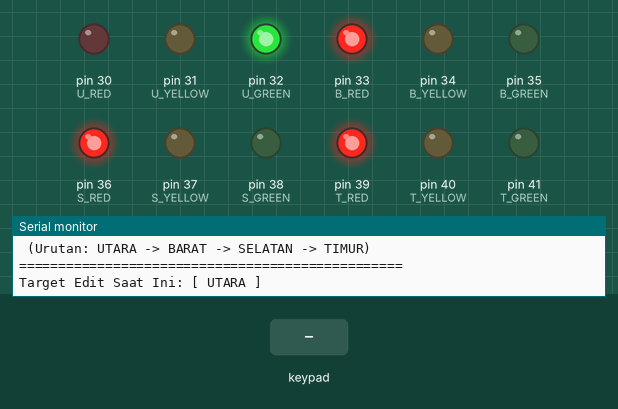
Recording of a program running on a simulated Arduino Mega 2560, built with avr-gcc and run on an emulated ATmega2560. Parts: output pins drawn as LEDs (lit = HIGH), the last lines printed to the serial monitor. The inputs (shaded band) are chosen by the test bench.

Above: at 1.2 s.
1.3 s: key '1' pressed
4.3 s: keypad keys 2 2 2 3 2 4 2 5 pressed 0.4 s apart
At 7.7 s:
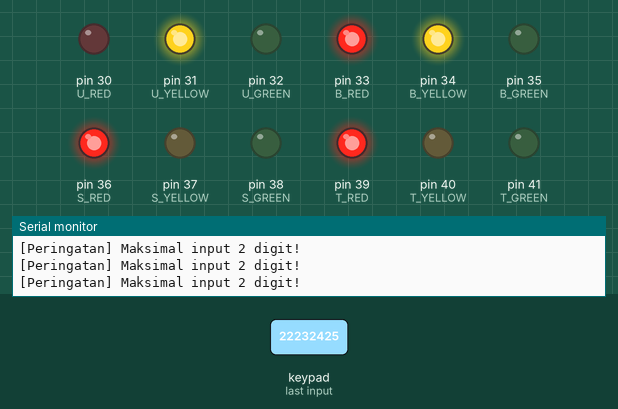
10.5 s: key 'A' pressed
At 11.6 s:
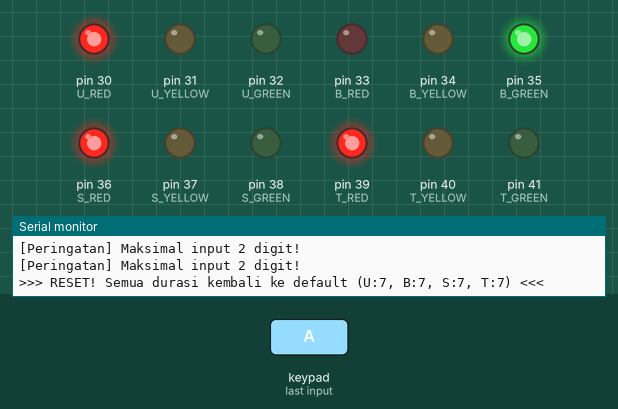
13.5 s: keypad keys 2 2 2 3 2 4 2 5 # pressed 0.4 s apart
At 16.9 s:
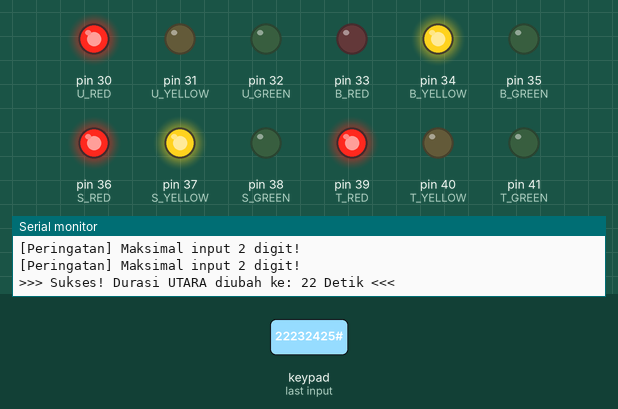
19.5 s: key 'B' pressed
At 20.4 s:
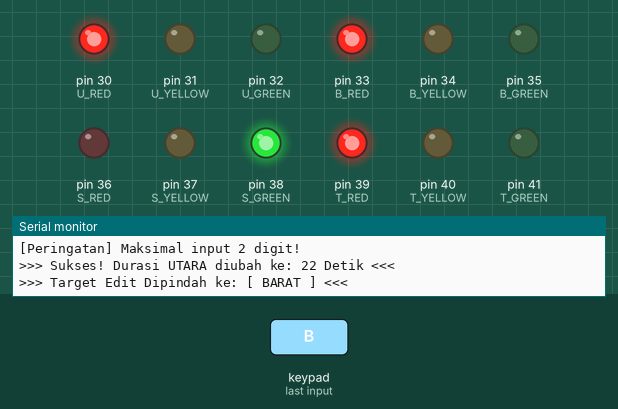
22.5 s: keypad keys 2 2 2 3 2 4 2 5 * pressed 0.4 s apart
Timing chart, 0 to 35.5 s (numbered marks = the images above; inputs shaded):
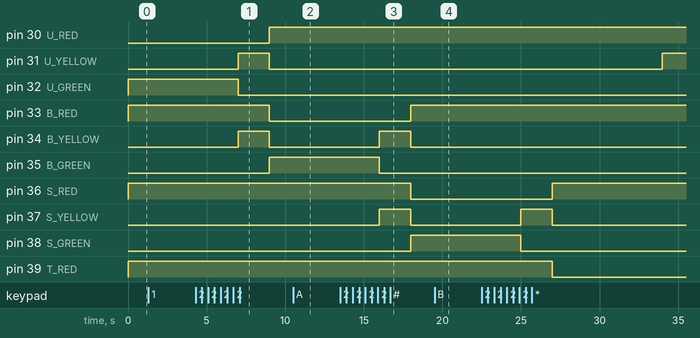

The program:

main.cpp
```cpp
#include <Arduino.h>
#include <Keypad.h>
#include <LiquidCrystal.h>

// --- PIN LAMPU 4 JALUR ---
const int U_RED = 30;
const int U_YELLOW = 31;
const int U_GREEN = 32;

const int B_RED = 33;
const int B_YELLOW = 34;
const int B_GREEN = 35;

const int S_RED = 36;
const int S_YELLOW = 37;
const int S_GREEN = 38;

const int T_RED = 39;
const int T_YELLOW = 40;
const int T_GREEN = 41;

// --- KONFIGURASI KEYPAD ---
const byte ROWS = 4;
const byte COLS = 4;

char keys[ROWS][COLS] = {
  {'1', '2', '3', 'A'},
  {'4', '5', '6', 'B'},
  {'7', '8', '9', 'C'},
  {'*', '0', '#', 'D'}
};

uint8_t rowpins[ROWS] = {22, 23, 24, 25};
uint8_t colpins[COLS] = {26, 27, 28, 29};

Keypad keypad = Keypad(makeKeymap(keys), rowpins, colpins, ROWS, COLS);

// --- DURASI DEFAULT MASING-MASING JALUR ---
const int DEF_UTARA   = 7;
const int DEF_BARAT   = 7;
const int DEF_SELATAN = 7;
const int DEF_TIMUR   = 7;

int durasiUtara   = DEF_UTARA;
int durasiBarat   = DEF_BARAT;
int durasiSelatan = DEF_SELATAN;
int durasiTimur   = DEF_TIMUR;

String inputBuffer = "";

// Enum untuk melacak target jalur yang sedang dipilih (berputar lewat tombol B)
enum TargetJalur {
  TARGET_UTARA,
  TARGET_BARAT,
  TARGET_SELATAN,
  TARGET_TIMUR
};
TargetJalur jalurDipilih = TARGET_UTARA; // Default awal ke Utara

// --- STATE MACHINE SIKLUS 4 ARAH ---
enum TrafficState {
  U_HIJAU,
  U_KUNING_TRANSISI,
  B_HIJAU,
  B_KUNING_TRANSISI,
  S_HIJAU,
  S_KUNING_TRANSISI,
  T_HIJAU,
  T_KUNING_TRANSISI
};

TrafficState currentState = U_HIJAU;
unsigned long waktuMulai = 0;
unsigned long durasiAktif = 5000;

// Fungsi untuk mematikan semua lampu
void matikanSemuaLampu() {
  digitalWrite(U_RED, LOW); digitalWrite(U_YELLOW, LOW); digitalWrite(U_GREEN, LOW);
  digitalWrite(B_RED, LOW); digitalWrite(B_YELLOW, LOW); digitalWrite(B_GREEN, LOW);
  digitalWrite(S_RED, LOW); digitalWrite(S_YELLOW, LOW); digitalWrite(S_GREEN, LOW);
  digitalWrite(T_RED, LOW); digitalWrite(T_YELLOW, LOW); digitalWrite(T_GREEN, LOW);
}

void setup() {
  Serial.begin(115200);

  pinMode(U_RED, OUTPUT); pinMode(U_YELLOW, OUTPUT); pinMode(U_GREEN, OUTPUT);
  pinMode(B_RED, OUTPUT); pinMode(B_YELLOW, OUTPUT); pinMode(B_GREEN, OUTPUT);
  pinMode(S_RED, OUTPUT); pinMode(S_YELLOW, OUTPUT); pinMode(S_GREEN, OUTPUT);
  pinMode(T_RED, OUTPUT); pinMode(T_YELLOW, OUTPUT); pinMode(T_GREEN, OUTPUT);

  // Default awal: Semua Merah, Utara mulai Hijau
  matikanSemuaLampu();
  digitalWrite(U_RED, LOW);  digitalWrite(U_GREEN, HIGH);
  digitalWrite(B_RED, HIGH);
  digitalWrite(S_RED, HIGH);
  digitalWrite(T_RED, HIGH);

  waktuMulai = millis();
  durasiAktif = durasiUtara * 1000;

  Serial.println("=================================================");
  Serial.println("Sistem Lampu Lalu Lintas 4 Arah + Keypad");
  Serial.println("Tekan [B] untuk memindah target jalur edit:");
  Serial.println(" (Urutan: UTARA -> BARAT -> SELATAN -> TIMUR)");
  Serial.println("=================================================");
  Serial.println("Target Edit Saat Ini: [ UTARA ]");
}

// --- FUNGSI UTAMA SIKLUS LAMPU ---
void updateSiklusLaluLintas() {
  unsigned long waktuSekarang = millis();

  if (waktuSekarang - waktuMulai >= durasiAktif) {
    switch (currentState) {
      case U_HIJAU:
        digitalWrite(U_GREEN, LOW);
        digitalWrite(U_YELLOW, HIGH);
        digitalWrite(B_RED, HIGH);
        digitalWrite(B_YELLOW, HIGH);
        currentState = U_KUNING_TRANSISI;
        durasiAktif = 2000;
        break;

      case U_KUNING_TRANSISI:
        digitalWrite(U_YELLOW, LOW);
        digitalWrite(U_RED, HIGH);
        digitalWrite(B_YELLOW, LOW);
        digitalWrite(B_RED, LOW);
        digitalWrite(B_GREEN, HIGH);
        currentState = B_HIJAU;
        durasiAktif = durasiBarat * 1000;
        break;

      case B_HIJAU:
        digitalWrite(B_GREEN, LOW);
        digitalWrite(B_YELLOW, HIGH);
        digitalWrite(S_RED, HIGH);
        digitalWrite(S_YELLOW, HIGH);
        currentState = B_KUNING_TRANSISI;
        durasiAktif = 2000;
        break;

      case B_KUNING_TRANSISI:
        digitalWrite(B_YELLOW, LOW);
        digitalWrite(B_RED, HIGH);
        digitalWrite(S_YELLOW, LOW);
        digitalWrite(S_RED, LOW);
        digitalWrite(S_GREEN, HIGH);
        currentState = S_HIJAU;
        durasiAktif = durasiSelatan * 1000;
        break;

      case S_HIJAU:
        digitalWrite(S_GREEN, LOW);
        digitalWrite(S_YELLOW, HIGH);
        digitalWrite(T_RED, HIGH);
        digitalWrite(T_YELLOW, HIGH);
        currentState = S_KUNING_TRANSISI;
        durasiAktif = 2000;
        break;

      case S_KUNING_TRANSISI:
        digitalWrite(S_YELLOW, LOW);
        digitalWrite(S_RED, HIGH);
        digitalWrite(T_YELLOW, LOW);
        digitalWrite(T_RED, LOW);
        digitalWrite(T_GREEN, HIGH);
        currentState = T_HIJAU;
        durasiAktif = durasiTimur * 1000;
        break;

      case T_HIJAU:
        digitalWrite(T_GREEN, LOW);
        digitalWrite(T_YELLOW, HIGH);
        digitalWrite(U_RED, HIGH);
        digitalWrite(U_YELLOW, HIGH);
        currentState = T_KUNING_TRANSISI;
        durasiAktif = 2000;
        break;

      case T_KUNING_TRANSISI:
        digitalWrite(T_YELLOW, LOW);
        digitalWrite(T_RED, HIGH);
        digitalWrite(U_YELLOW, LOW);
        digitalWrite(U_RED, LOW);
        digitalWrite(U_GREEN, HIGH);
        currentState = U_HIJAU;
        durasiAktif = durasiUtara * 1000;
        break;
    }
    waktuMulai = millis();
  }
}

// --- FUNGSI KEYPAD DENGAN TOMBOL 'B' BERPUTAR ---
void bacaKeypad() {
  char key = keypad.getKey();

  if (key) {
    // 1. TOMBOL 'B' UNTUK BERPINDAH TARGET JALUR BERPUTAR (UTARA -> BARAT -> SELATAN -> TIMUR)
    if (key == 'B') {
      switch (jalurDipilih) {
        case TARGET_UTARA:
          jalurDipilih = TARGET_BARAT;
          Serial.println("\n>>> Target Edit Dipindah ke: [ BARAT ] <<<");
          break;
        case TARGET_BARAT:
          jalurDipilih = TARGET_SELATAN;
          Serial.println("\n>>> Target Edit Dipindah ke: [ SELATAN ] <<<");
          break;
        case TARGET_SELATAN:
          jalurDipilih = TARGET_TIMUR;
          Serial.println("\n>>> Target Edit Dipindah ke: [ TIMUR ] <<<");
          break;
        case TARGET_TIMUR:
          jalurDipilih = TARGET_UTARA;
          Serial.println("\n>>> Target Edit Dipindah ke: [ UTARA ] <<<");
          break;
      }
      inputBuffer = ""; // Reset ketikan angka saat ganti target
    }

    // 2. TOMBOL 'A' -> RESET SEMUA KE DEFAULT AWAL
    else if (key == 'A') {
      durasiUtara   = DEF_UTARA;
      durasiBarat   = DEF_BARAT;
      durasiSelatan = DEF_SELATAN;
      durasiTimur   = DEF_TIMUR;
      Serial.println("\n>>> RESET! Semua durasi kembali ke default (U:7, B:7, S:7, T:7) <<<");
      inputBuffer = "";
    }

    // 3. INPUT ANGKA (0-9) MAKSIMAL 2 DIGIT
    else if (key >= '0' && key <= '9') {
      if (inputBuffer.length() < 2) {
        inputBuffer += key;
        Serial.print("Input Angka Baru: ");
        Serial.println(inputBuffer);
      } else {
        Serial.println("[Peringatan] Maksimal input 2 digit!");
      }
    }

    // 4. TOMBOL '*' -> BACKSPACE
    else if (key == '*') {
      if (inputBuffer.length() > 0) {
        inputBuffer.remove(inputBuffer.length() - 1);
        Serial.print("Hapus 1 karakter! Sisa input: ");
        Serial.println(inputBuffer.length() > 0 ? inputBuffer : "(kosong)");
      }
    }

    // 5. TOMBOL '#' -> ENTER / KONFIRMASI PENYIMPANAN
    else if (key == '#') {
      if (inputBuffer.length() > 0) {
        int nilaiInput = inputBuffer.toInt();

        if (nilaiInput < 3) {
          Serial.println("[Gagal] Durasi minimal adalah 3 detik!");
        } else {
          // Menyimpan durasi ke jalur yang sedang aktif dipilih saat ini
          switch (jalurDipilih) {
            case TARGET_UTARA:
              durasiUtara = nilaiInput;
              Serial.print(">>> Sukses! Durasi UTARA diubah ke: ");
              break;
            case TARGET_BARAT:
              durasiBarat = nilaiInput;
              Serial.print(">>> Sukses! Durasi BARAT diubah ke: ");
              break;
            case TARGET_SELATAN:
              durasiSelatan = nilaiInput;
              Serial.print(">>> Sukses! Durasi SELATAN diubah ke: ");
              break;
            case TARGET_TIMUR:
              durasiTimur = nilaiInput;
              Serial.print(">>> Sukses! Durasi TIMUR diubah ke: ");
              break;
          }
          Serial.print(nilaiInput);
          Serial.println(" Detik <<<");
        }

        inputBuffer = "";
      } else {
        Serial.println("Input kosong! Masukkan angka terlebih dahulu.");
      }
    }
  }
}

void loop() {
  updateSiklusLaluLintas();
  bacaKeypad();
}
```
